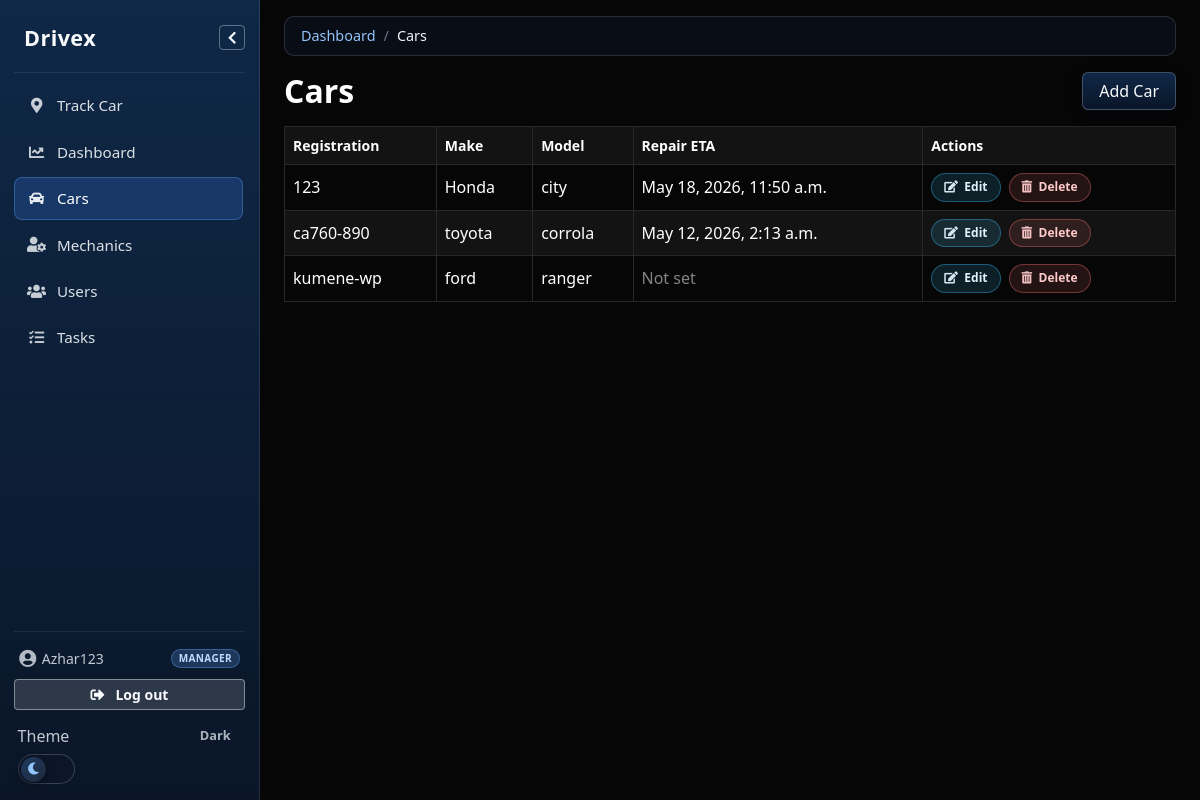
The page /cars/ (signed in) on the database its author committed.
### taskapp/models.py (models this page shows, shortened)
class Cars(models.Model):
    Status_choices = [
        ('waiting', 'Waiting'),
        ('assigned', 'Assigned'),
        ('in_progress', 'In-progress'),
        ('completed', 'Completed')
    ]
    registration_number = models.CharField(max_length=20, unique=True)
    make = models.CharField(max_length=50)
    model = models.CharField(max_length=50)
    year = models.PositiveIntegerField(null=True, blank=True)
    customer_name = models.CharField(max_length=100, blank=True)
    customer_phone = models.CharField(max_length=20, blank=True)
    status = models.CharField(
        max_length=20,
        choices=Status_choices,
        default='waiting'
    )
    created_at = models.DateTimeField(auto_now_add=True)
    class Meta:
        ordering = ['-created_at']
        verbose_name = 'Car'
        verbose_name_plural = 'Cars'
    @property
    def repair_eta(self):
        next_task = (
            self.tasks.exclude(status='completed')
            .filter(promised_completion_at__isnull=False)
            .order_by('promised_completion_at', 'created_at')
            .first()
        )
        if next_task:
            return next_task.promised_completion_at
        return None

class Task(models.Model):
    STATUS_CHOICES = [
        ('pending', 'Pending'),
        ('in_progress', 'In Progress'),
        ('completed', 'Completed'),
    ]
    PRIORITY_CHOICES = [
        ('low', 'Low'),
        ('medium', 'Medium'),
        ('high', 'High'),
    ]
    car = models.ForeignKey(
        Cars,
        on_delete=models.CASCADE,
        related_name='tasks'
    )
    mechanic = models.ForeignKey(
        Mechanic,
        on_delete=models.SET_NULL,
        null=True,
        blank=True,
        related_name='tasks'
    )
    title = models.CharField(max_length=200)
    description = models.TextField(blank=True)
    status = models.CharField(
        max_length=20,
        choices=STATUS_CHOICES,
        default='pending'
    )
    priority = models.CharField(
        max_length=10,
        choices=PRIORITY_CHOICES,
        default='medium'
    )
    estimated_hours = models.DecimalField(
        max_digits=4,
        decimal_places=1,
        null=True,
        blank=True,
        help_text='Work estimate in hours; used to calculate promised completion when you save.',
    )
    promised_completion_at = models.DateTimeField(null=True, blank=True)
    created_at = models.DateTimeField(auto_now_add=True)
    updated_at = models.DateTimeField(auto_now=True)
    class Meta:
        ordering = ['status', '-created_at']
    def save(self, *args, **kwargs):
        if self.estimated_hours:
            base_time = self.created_at or timezone.now()
            self.promised_completion_at = base_time + timedelta(
                hours=float(self.estimated_hours)
            )
        else:
            self.promised_completion_at = None
        super().save(*args, **kwargs)
        if self.mechanic_id and self.status != 'completed':
            Mechanic.objects.filter(pk=self.mechanic_id).update(
                is_manually_busy=False,
            )

### taskapp/views.py (the view)
# urls.py: path('cars/', views.CarListView.as_view(), name='car_list'),
class CarListView(ShopManagerRequiredMixin, ListView):
    model = Cars
    template_name = 'cars/car_list.html'
    context_object_name = 'cars'
    def get_queryset(self):
        return Cars.objects.prefetch_related('tasks')

### taskapp/breadcrumbs.py (called while the page is built)
def _dashboard():
    return {"label": _("Dashboard"), "url": reverse("home")}

### taskapp/context_processors.py (called while the page is built, shortened)
def admin_mechanic_task_summary(request):
    try:
        admin_index = reverse('admin:index')
    except Exception:
        return {}
    if request.path.rstrip('/') != admin_index.rstrip('/'):
        return {}

def shop_roles(request):
    user = request.user
    role = resolve_shop_access_role(user) if user.is_authenticated else None
    return {
        'shop_role': role,
        'is_shop_manager': role == 'manager',
        'shop_mechanic': get_mechanic_profile(user) if user.is_authenticated else None,
    }

def shop_breadcrumbs(request):
    return {'shop_breadcrumb_items': resolve_shop_breadcrumb_items(request)}

def site_shop_theme(request):
    raw = request.COOKIES.get(SITE_THEME_COOKIE, '')
    theme = raw if raw in ('light', 'dark') else 'dark'
    return {
        'site_bootswatch_css': (
            SITE_BOOTSWATCH_LIGHT_CSS if theme == 'light' else SITE_BOOTSWATCH_DARK_CSS
        ),
        'site_bootswatch_dark_url': SITE_BOOTSWATCH_DARK_CSS,
        'site_bootswatch_light_url': SITE_BOOTSWATCH_LIGHT_CSS,
        'site_theme_cookie_name': SITE_THEME_COOKIE,
    }

### taskapp/mixins.py (called while the page is built)
    def test_func(self):
        return is_shop_manager(self.request.user)

### taskapp/rbac.py (called while the page is built)
def is_shop_manager(user) -> bool:
    if not user.is_authenticated:
        return False
    if user.is_superuser:
        return True
    return user.groups.filter(name=MANAGER_GROUP).exists()

def get_mechanic_profile(user):
    if not user.is_authenticated:
        return None
    try:
        return user.mechanic_profile
    except ObjectDoesNotExist:
        return None

def resolve_shop_access_role(user) -> str | None:
    if not user.is_authenticated:
        return None
    if is_shop_manager(user):
        return 'manager'
    if get_mechanic_profile(user) is not None:
        return 'mechanic'
    return None

### taskapp/templates/cars/car_list.html
{% extends 'base.html' %} {% block content %}
<div class="d-flex justify-content-between align-items-center flex-wrap gap-2 mb-3">
  <h2 class="mb-0">Cars</h2>
  {% if is_shop_manager %}
  <a href="{% url 'car_create' %}" class="btn btn-primary">Add Car</a>
  {% endif %}
</div>
<div class="table-responsive shop-table-scroll">
<table class="table table-bordered table-striped">
  <thead>
    <tr>
      <th>Registration</th>
      <th>Make</th>
      <th>Model</th>
      <th>Repair ETA</th>
      <th>Actions</th>
    </tr>
  </thead>
  <tbody>
    {% for car in cars %}
    <tr>
      <td>{{ car.registration_number }}</td>
      <td>{{ car.make }}</td>
      <td>{{ car.model }}</td>
      <td>
        {% if car.repair_eta %}
        {{ car.repair_eta|date:"M d, Y, g:i a" }}
        {% else %}
        <span class="text-muted">Not set</span>
        {% endif %}
      </td>
      <td class="shop-actions-cell text-nowrap">
        <div class="shop-row-actions" role="group">
          <a
            class="shop-action-btn shop-action-btn--edit"
            href="{% url 'car_update' car.id %}"
            title="Edit car {{ car.registration_number }}"
            aria-label="Edit"
            ><i class="fas fa-edit" aria-hidden="true"></i
            ><span class="shop-action-btn__label">Edit</span></a
          >
          <a
            class="shop-action-btn shop-action-btn--delete"
            href="{% url 'car_delete' car.id %}"
            title="Delete car {{ car.registration_number }}"
            aria-label="Delete"
            ><i class="fas fa-trash-alt" aria-hidden="true"></i
            ><span class="shop-action-btn__label">Delete</span></a
          >
        </div>
      </td>
    </tr>
    {% endfor %}
  </tbody>
</table>
</div>
{% endblock %}

### taskapp/templates/base.html (shortened to what this page needs)
{% load static i18n %}
<!doctype html>
<html lang="en">
  <head>
    <link
      id="task-site-bootstrap-theme"
      rel="stylesheet"
      href="{{ site_bootswatch_css }}"
    />
    <link
      rel="stylesheet"
      href="https://cdnjs.cloudflare.com/ajax/libs/font-awesome/5.15.4/css/all.min.css"
    />
    <link rel="stylesheet" href="{% static 'taskapp/css/site-theme.css' %}" />
  </head>
  <body class="bg-body text-body">
    {% if user.is_authenticated and shop_role %}
    <div class="site-shell" id="site-shell">
      <aside class="site-sidebar" id="site-sidebar" aria-label="{% trans 'Main navigation' %}">
        <div class="site-sidebar-inner">
          <div class="site-sidebar-header-row">
            <a
              class="site-sidebar-brand"
              href="{% if shop_role == 'mechanic' %}{% url 'task_list' %}{% else %}{% url 'home' %}{% endif %}"
              ><span class="site-sidebar-brand-full">Drivex</span
              ><span class="site-sidebar-brand-short" aria-hidden="true">D</span></a
            >
            <button
              type="button"
              class="site-sidebar-collapse-toggle btn btn-sm btn-outline-light d-none d-lg-inline-flex"
              id="site-sidebar-collapse-toggle"
              aria-expanded="true"
              aria-controls="site-sidebar"
              data-title-expanded="{% trans 'Collapse sidebar' %}"
              data-title-collapsed="{% trans 'Expand sidebar' %}"
              title="{% trans 'Collapse sidebar' %}"
            >
              <i class="fas fa-chevron-left" aria-hidden="true"></i>
            </button>
          </div>
          <nav class="site-sidebar-nav">
            {% if is_shop_manager %}
            <a
              href="{% url 'customer_eta' %}"
              class="site-sidebar-link {% if request.path == '/track-car/' %}active{% endif %}"
              title="{% trans 'Track Car' %}"
              ><i class="fas fa-map-marker-alt site-sidebar-icon" aria-hidden="true"></i>
              <span class="site-sidebar-label">{% trans 'Track Car' %}</span></a
            >
            {% endif %}
            {% if is_shop_manager %}
            <a
              href="{% url 'home' %}"
              class="site-sidebar-link {% if request.path == '/' %}active{% endif %}"
              title="{% trans 'Dashboard' %}"
              ><i class="fas fa-chart-line site-sidebar-icon" aria-hidden="true"></i>
              <span class="site-sidebar-label">{% trans 'Dashboard' %}</span></a
            >
            <a
              href="{% url 'car_list' %}"
              class="site-sidebar-link {% if request.path|slice:':6' == '/cars/' %}active{% endif %}"
              title="{% trans 'Cars' %}"
              ><i class="fas fa-car site-sidebar-icon" aria-hidden="true"></i>
              <span class="site-sidebar-label">{% trans 'Cars' %}</span></a
            >
            <a
              href="{% url 'mechanic_list' %}"
              class="site-sidebar-link {% if request.path|slice:':12' == '/mechanics/' %}active{% endif %}"
              title="{% trans 'Mechanics' %}"
              ><i class="fas fa-user-cog site-sidebar-icon" aria-hidden="true"></i>
              <span class="site-sidebar-label">{% trans 'Mechanics' %}</span></a
            >
            <a
              href="{% url 'shop_user_list' %}"
              class="site-sidebar-link {% if request.path|slice:':7' == '/users/' %}active{% endif %}"
              title="{% trans 'Users' %}"
              ><i class="fas fa-users site-sidebar-icon" aria-hidden="true"></i>
              <span class="site-sidebar-label">{% trans 'Users' %}</span></a
            >
            {% endif %}
            <a
              href="{% url 'task_list' %}"
              class="site-sidebar-link {% if request.path|slice:':7' == '/tasks/' %}active{% endif %}"
              title="{% if shop_role == 'mechanic' %}{% trans 'My tasks' %}{% else %}{% trans 'Tasks' %}{% endif %}"
              ><i class="fas fa-tasks site-sidebar-icon" aria-hidden="true"></i>
              <span class="site-sidebar-label"
                >{% if shop_role == 'mechanic' %}{% trans 'My tasks' %}{% else %}{% trans 'Tasks' %}{% endif %}</span
              ></a
            >
          </nav>
          <div class="site-sidebar-footer">
            <div
              class="site-sidebar-user"
              title="{{ user.username }} — {% if shop_role == 'manager' %}{% if user.is_superuser %}{% trans 'Superuser' %}{% else %}{% trans 'Manager' %}{% endif %}{% elif shop_role == 'mechanic' %}{% trans 'Mechanic' %}{% endif %}"
            >
              <i class="fas fa-user-circle site-sidebar-user-icon" aria-hidden="true"></i>
              <span class="site-sidebar-user-meta">
                <span class="site-sidebar-user-line">
                  <span class="site-sidebar-user-name text-truncate">{{ user.username }}</span>
                  {% if shop_role == 'manager' %}
                  <span
                    class="site-sidebar-role-badge {% if user.is_superuser %}site-sidebar-role-badge-superuser{% else %}site-sidebar-role-badge-manager{% endif %}"
                    >{% if user.is_superuser %}{% trans 'Superuser' %}{% else %}{% trans 'Manager' %}{% endif %}</span
                  >
                  {% elif shop_role == 'mechanic' %}
                  <span class="site-sidebar-role-badge site-sidebar-role-badge-mechanic"
                    >{% trans 'Mechanic' %}</span
                  >
                  {% endif %}
                </span>
              </span>
            </div>
            <form method="post" action="{% url 'logout' %}" class="site-sidebar-logout">
              <button type="submit" class="btn btn-sidebar-logout btn-sm w-100">
                <i class="fas fa-sign-out-alt site-sidebar-logout-icon" aria-hidden="true"></i>
                <span class="site-sidebar-logout-text">{% trans 'Log out' %}</span>
              </button>
            </form>
            <div class="site-sidebar-theme">
              <div class="site-sidebar-theme-meta">
                <span class="theme-toggle-label">{% trans 'Theme' %}</span>
                <span id="task-site-theme-label" class="theme-toggle-mode">Dark</span>
              </div>
              <label class="theme-switch" title="{% trans 'Toggle light theme' %}">
                <span class="theme-switch-track">
                  <span class="theme-switch-thumb">
                    <i class="fas fa-moon theme-switch-icon-dark"></i>
                  </span>
                </span>
              </label>
            </div>
          </div>
        </div>
      </aside>
      <div class="site-main">
        <div class="site-main-body container-fluid px-3 px-lg-4 py-3 pb-5">
    {% endif %}
          {% include "includes/shop_breadcrumbs.html" %}
          {% block content %}{% endblock %}
    {% if user.is_authenticated and shop_role %}
        </div>
      </div>
    </div>
    {% else %}
    </div>
    {% endif %}
  </body>
</html>

### rows shown on the page
Cars: registration_number "123", make "Honda", model "city", repair_eta "May 18, 2026, 11:50 a.m."
Cars: registration_number "ca760-890", make "toyota", model "corrola", repair_eta "May 12, 2026, 2:13 a.m."
Cars: registration_number "kumene-wp", make "ford", model "ranger", shows "Not set"

### other values the page prints
{{ user.username }} "Azhar123"
{{ item.label }} "Dashboard"
{{ item.label }} "Cars"
